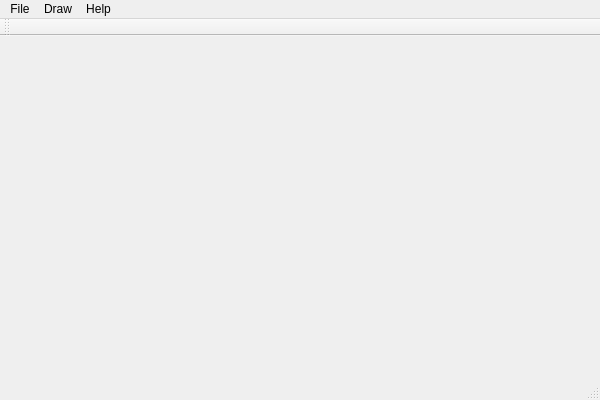
<?xml version="1.0" encoding="UTF-8"?>
<ui version="4.0">
 <class>LearnQTClass</class>
 <widget class="QMainWindow" name="LearnQTClass">
  <property name="geometry">
   <rect>
    <x>0</x>
    <y>0</y>
    <width>600</width>
    <height>400</height>
   </rect>
  </property>
  <property name="windowTitle">
   <string>LearnQT</string>
  </property>
  <widget class="QWidget" name="centralWidget"/>
  <widget class="QMenuBar" name="menuBar">
   <property name="geometry">
    <rect>
     <x>0</x>
     <y>0</y>
     <width>600</width>
     <height>26</height>
    </rect>
   </property>
   <widget class="QMenu" name="menuFile">
    <property name="title">
     <string>File</string>
    </property>
   </widget>
   <widget class="QMenu" name="menuDraw">
    <property name="title">
     <string>Draw</string>
    </property>
    <addaction name="actionBox"/>
    <addaction name="actionSphere"/>
   </widget>
   <widget class="QMenu" name="menuHelp">
    <property name="title">
     <string>Help</string>
    </property>
    <addaction name="actionAbout"/>
    <addaction name="actionReset"/>
   </widget>
   <addaction name="menuFile"/>
   <addaction name="menuDraw"/>
   <addaction name="menuHelp"/>
  </widget>
  <widget class="QToolBar" name="mainToolBar">
   <attribute name="toolBarArea">
    <enum>TopToolBarArea</enum>
   </attribute>
   <attribute name="toolBarBreak">
    <bool>false</bool>
   </attribute>
  </widget>
  <widget class="QStatusBar" name="statusBar"/>
  <action name="actionBox">
   <property name="text">
    <string>Box</string>
   </property>
  </action>
  <action name="actionSphere">
   <property name="text">
    <string>Sphere</string>
   </property>
  </action>
  <action name="actionAbout">
   <property name="text">
    <string>About</string>
   </property>
  </action>
  <action name="actionReset">
   <property name="text">
    <string>Reset</string>
   </property>
  </action>
 </widget>
 <layoutdefault spacing="6" margin="11"/>
 <resources>
  <include location="LearnQT.qrc"/>
 </resources>
 <connections/>
</ui>
